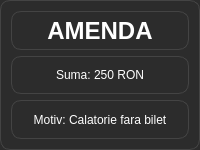
<?xml version="1.0" encoding="UTF-8"?>
<ui version="4.0">
 <class>AmendaWidget</class>
 <widget class="QWidget" name="AmendaWidget">
  <property name="geometry">
   <rect>
    <x>0</x>
    <y>0</y>
    <width>200</width>
    <height>150</height>
   </rect>
  </property>
  <property name="styleSheet">
   <string notr="true">
    background-color: #2c2c2c;
    border: 1px solid #444;
    border-radius: 10px;
    color: #ffffff;
   </string>
  </property>
  <layout class="QVBoxLayout" name="verticalLayout">
   <item>
    <widget class="QLabel" name="titleLabel">
     <property name="font">
      <font>
       <family>Arial</family>
       <pointsize>18</pointsize>
       <bold>true</bold>
      </font>
     </property>
     <property name="text">
      <string>AMENDA</string>
     </property>
     <property name="alignment">
      <set>Qt::AlignmentFlag::AlignCenter</set>
     </property>
    </widget>
   </item>
   <item>
    <widget class="QLabel" name="sumaLabel">
     <property name="text">
      <string>Suma: 250 RON</string>
     </property>
     <property name="alignment">
      <set>Qt::AlignmentFlag::AlignCenter</set>
     </property>
    </widget>
   </item>
   <item>
    <widget class="QLabel" name="motivLabel">
     <property name="text">
      <string>Motiv: Calatorie fara bilet</string>
     </property>
     <property name="alignment">
      <set>Qt::AlignmentFlag::AlignCenter</set>
     </property>
    </widget>
   </item>
  </layout>
 </widget>
 <resources/>
 <connections/>
</ui>
